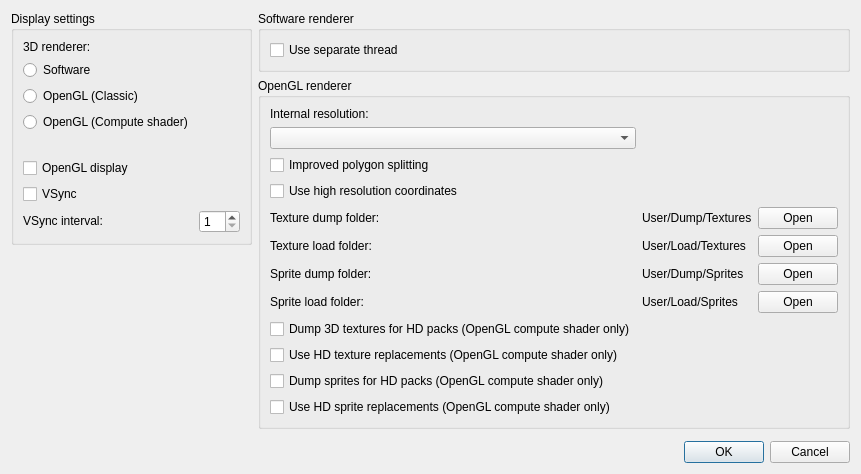
<?xml version="1.0" encoding="UTF-8"?>
<ui version="4.0">
 <class>VideoSettingsDialog</class>
 <widget class="QDialog" name="VideoSettingsDialog">
  <property name="geometry">
   <rect>
    <x>0</x>
    <y>0</y>
    <width>560</width>
    <height>360</height>
   </rect>
  </property>
  <property name="sizePolicy">
   <sizepolicy hsizetype="Preferred" vsizetype="Preferred">
    <horstretch>0</horstretch>
    <verstretch>0</verstretch>
   </sizepolicy>
  </property>
  <property name="windowTitle">
   <string>Video settings - melonDS</string>
  </property>
  <layout class="QGridLayout" name="gridLayout">
   <property name="sizeConstraint">
    <enum>QLayout::SetFixedSize</enum>
   </property>
   <property name="horizontalSpacing">
    <number>6</number>
   </property>
   <item row="1" column="1">
    <widget class="QGroupBox" name="groupBox_3">
     <property name="title">
      <string>OpenGL renderer</string>
     </property>
     <layout class="QGridLayout" name="gridLayout_4">
      <item row="0" column="0">
       <widget class="QLabel" name="label_3">
        <property name="text">
         <string>Internal resolution:</string>
        </property>
       </widget>
      </item>
      <item row="2" column="0">
       <widget class="QCheckBox" name="cbBetterPolygons">
        <property name="whatsThis">
         <string>&lt;html&gt;&lt;head/&gt;&lt;body&gt;&lt;p&gt;Enabling this may help reduce distortion on quads and more complex polygons, but may also reduce performance.&lt;/p&gt;&lt;/body&gt;&lt;/html&gt;</string>
        </property>
        <property name="text">
         <string>Improved polygon splitting</string>
        </property>
       </widget>
      </item>
      <item row="1" column="0">
       <widget class="QComboBox" name="cbxGLResolution">
        <property name="whatsThis">
         <string>&lt;html&gt;&lt;head/&gt;&lt;body&gt;&lt;p&gt;The resolution at which the 3D graphics will be rendered. Higher resolutions improve graphics quality when the main window is enlarged, but may also cause glitches.&lt;/p&gt;&lt;/body&gt;&lt;/html&gt;</string>
        </property>
       </widget>
      </item>
      <item row="3" column="0">
       <widget class="QCheckBox" name="cbxComputeHiResCoords">
        <property name="text">
         <string>Use high resolution coordinates</string>
        </property>
       </widget>
      </item>
      <item row="4" column="0">
       <widget class="QLabel" name="labelDumpPath">
        <property name="text">
         <string>Texture dump folder:</string>
        </property>
       </widget>
      </item>
      <item row="4" column="1">
       <widget class="QLabel" name="lblDumpFolder">
        <property name="text">
         <string notr="true">User/Dump/Textures</string>
        </property>
        <property name="textInteractionFlags">
         <set>Qt::LinksAccessibleByMouse|Qt::TextSelectableByMouse</set>
        </property>
       </widget>
      </item>
      <item row="4" column="2">
       <widget class="QPushButton" name="btnOpenDumpFolder">
        <property name="text">
         <string>Open</string>
        </property>
        <property name="toolTip">
         <string>Open the texture dump folder</string>
        </property>
       </widget>
      </item>
      <item row="5" column="0">
       <widget class="QLabel" name="labelLoadPath">
        <property name="text">
         <string>Texture load folder:</string>
        </property>
       </widget>
      </item>
      <item row="5" column="1">
       <widget class="QLabel" name="lblLoadFolder">
        <property name="text">
         <string notr="true">User/Load/Textures</string>
        </property>
        <property name="textInteractionFlags">
         <set>Qt::LinksAccessibleByMouse|Qt::TextSelectableByMouse</set>
        </property>
       </widget>
      </item>
      <item row="5" column="2">
       <widget class="QPushButton" name="btnOpenLoadFolder">
        <property name="text">
         <string>Open</string>
        </property>
        <property name="toolTip">
         <string>Open the texture load folder</string>
        </property>
       </widget>
      </item>
      <item row="6" column="0">
       <widget class="QLabel" name="labelSpriteDumpPath">
        <property name="text">
         <string>Sprite dump folder:</string>
        </property>
       </widget>
      </item>
      <item row="6" column="1">
       <widget class="QLabel" name="lblSpriteDumpFolder">
        <property name="text">
         <string notr="true">User/Dump/Sprites</string>
        </property>
        <property name="textInteractionFlags">
         <set>Qt::LinksAccessibleByMouse|Qt::TextSelectableByMouse</set>
        </property>
       </widget>
      </item>
      <item row="6" column="2">
       <widget class="QPushButton" name="btnOpenSpriteDumpFolder">
        <property name="text">
         <string>Open</string>
        </property>
        <property name="toolTip">
         <string>Open the sprite dump folder</string>
        </property>
       </widget>
      </item>
      <item row="7" column="0">
       <widget class="QLabel" name="labelSpriteLoadPath">
        <property name="text">
         <string>Sprite load folder:</string>
        </property>
       </widget>
      </item>
      <item row="7" column="1">
       <widget class="QLabel" name="lblSpriteLoadFolder">
        <property name="text">
         <string notr="true">User/Load/Sprites</string>
        </property>
        <property name="textInteractionFlags">
         <set>Qt::LinksAccessibleByMouse|Qt::TextSelectableByMouse</set>
        </property>
       </widget>
      </item>
      <item row="7" column="2">
       <widget class="QPushButton" name="btnOpenSpriteLoadFolder">
        <property name="text">
         <string>Open</string>
        </property>
        <property name="toolTip">
         <string>Open the sprite load folder</string>
        </property>
       </widget>
      </item>
      <item row="8" column="0">
       <widget class="QCheckBox" name="cbHirezDump">
        <property name="text">
         <string>Dump 3D textures for HD packs (OpenGL compute shader only)</string>
        </property>
       </widget>
      </item>
      <item row="9" column="0">
       <widget class="QCheckBox" name="cbHirezReplace">
        <property name="text">
         <string>Use HD texture replacements (OpenGL compute shader only)</string>
        </property>
       </widget>
      </item>
      <item row="10" column="0">
       <widget class="QCheckBox" name="cbSpriteDump">
        <property name="text">
         <string>Dump sprites for HD packs (OpenGL compute shader only)</string>
        </property>
       </widget>
      </item>
      <item row="11" column="0">
       <widget class="QCheckBox" name="cbSpriteReplace">
        <property name="text">
         <string>Use HD sprite replacements (OpenGL compute shader only)</string>
        </property>
       </widget>
      </item>
     </layout>
    </widget>
   </item>
   <item row="0" column="1">
    <widget class="QGroupBox" name="groupBox_2">
     <property name="title">
      <string>Software renderer</string>
     </property>
     <layout class="QGridLayout" name="gridLayout_3">
      <item row="0" column="0">
       <widget class="QCheckBox" name="cbSoftwareThreaded">
        <property name="whatsThis">
         <string>&lt;html&gt;&lt;head/&gt;&lt;body&gt;&lt;p&gt;Run the software renderer on a separate thread. Yields better performance on multi-core CPUs.&lt;/p&gt;&lt;/body&gt;&lt;/html&gt;</string>
        </property>
        <property name="text">
         <string>Use separate thread</string>
        </property>
       </widget>
      </item>
     </layout>
    </widget>
   </item>
   <item row="4" column="0" colspan="2">
    <widget class="QDialogButtonBox" name="buttonBox">
     <property name="orientation">
      <enum>Qt::Horizontal</enum>
     </property>
     <property name="standardButtons">
      <set>QDialogButtonBox::Cancel|QDialogButtonBox::Ok</set>
     </property>
    </widget>
   </item>
   <item row="0" column="0" rowspan="3" alignment="Qt::AlignTop">
    <widget class="QGroupBox" name="groupBox">
     <property name="title">
      <string>Display settings</string>
     </property>
     <layout class="QGridLayout" name="gridLayout_2">
      <item row="7" column="1">
       <widget class="QSpinBox" name="sbVSyncInterval">
        <property name="whatsThis">
         <string>&lt;html&gt;&lt;head/&gt;&lt;body&gt;&lt;p&gt;The interval at which to synchronize to the monitor's refresh rate. Set to 1 for a 60Hz monitor, 2 for 120Hz, ...&lt;/p&gt;&lt;/body&gt;&lt;/html&gt;</string>
        </property>
        <property name="minimum">
         <number>1</number>
        </property>
        <property name="maximum">
         <number>20</number>
        </property>
       </widget>
      </item>
      <item row="5" column="0" colspan="2">
       <widget class="QCheckBox" name="cbGLDisplay">
        <property name="whatsThis">
         <string>&lt;html&gt;&lt;head/&gt;&lt;body&gt;&lt;p&gt;Use OpenGL to draw the DS screens to the main window. May result in better frame pacing. Mandatory when using the OpenGL 3D renderer.&lt;/p&gt;&lt;/body&gt;&lt;/html&gt;</string>
        </property>
        <property name="text">
         <string>OpenGL display</string>
        </property>
       </widget>
      </item>
      <item row="4" column="0" colspan="2">
       <spacer name="verticalSpacer">
        <property name="orientation">
         <enum>Qt::Vertical</enum>
        </property>
        <property name="sizeType">
         <enum>QSizePolicy::Fixed</enum>
        </property>
        <property name="sizeHint" stdset="0">
         <size>
          <width>20</width>
          <height>20</height>
         </size>
        </property>
       </spacer>
      </item>
      <item row="6" column="0" colspan="2">
       <widget class="QCheckBox" name="cbVSync">
        <property name="whatsThis">
         <string>&lt;html&gt;&lt;head/&gt;&lt;body&gt;&lt;p&gt;When using OpenGL, synchronize the video output to your monitor's refresh rate.&lt;/p&gt;&lt;/body&gt;&lt;/html&gt;</string>
        </property>
        <property name="text">
         <string>VSync</string>
        </property>
       </widget>
      </item>
      <item row="7" column="0">
       <widget class="QLabel" name="label_2">
        <property name="sizePolicy">
         <sizepolicy hsizetype="Fixed" vsizetype="Fixed">
          <horstretch>0</horstretch>
          <verstretch>0</verstretch>
         </sizepolicy>
        </property>
        <property name="whatsThis">
         <string>&lt;html&gt;&lt;head/&gt;&lt;body&gt;&lt;p&gt;The interval at which to synchronize to the monitor's refresh rate. Set to 1 for a 60Hz monitor, 2 for 120Hz, ...&lt;/p&gt;&lt;/body&gt;&lt;/html&gt;</string>
        </property>
        <property name="text">
         <string>VSync interval:</string>
        </property>
       </widget>
      </item>
      <item row="2" column="0" colspan="2">
       <widget class="QRadioButton" name="rb3DOpenGL">
        <property name="whatsThis">
         <string>&lt;html&gt;&lt;head/&gt;&lt;body&gt;&lt;p&gt;The OpenGL renderer may be faster than software and supports graphical enhancements, but is more prone to glitches.&lt;/p&gt;&lt;/body&gt;&lt;/html&gt;</string>
        </property>
        <property name="text">
         <string>OpenGL (Classic)</string>
        </property>
       </widget>
      </item>
      <item row="1" column="0" colspan="2">
       <widget class="QRadioButton" name="rb3DSoftware">
        <property name="whatsThis">
         <string>&lt;html&gt;&lt;head/&gt;&lt;body&gt;&lt;p&gt;The software renderer is more accurate and less prone to rendering glitches, but requires more CPU power.&lt;/p&gt;&lt;/body&gt;&lt;/html&gt;</string>
        </property>
        <property name="text">
         <string>Software</string>
        </property>
       </widget>
      </item>
      <item row="0" column="0" colspan="2">
       <widget class="QLabel" name="label">
        <property name="text">
         <string>3D renderer:</string>
        </property>
       </widget>
      </item>
      <item row="3" column="0">
       <widget class="QRadioButton" name="rb3DCompute">
        <property name="text">
         <string>OpenGL (Compute shader)</string>
        </property>
       </widget>
      </item>
     </layout>
    </widget>
   </item>
  </layout>
 </widget>
 <tabstops>
  <tabstop>rb3DSoftware</tabstop>
  <tabstop>rb3DOpenGL</tabstop>
  <tabstop>cbGLDisplay</tabstop>
  <tabstop>cbVSync</tabstop>
  <tabstop>sbVSyncInterval</tabstop>
  <tabstop>cbSoftwareThreaded</tabstop>
  <tabstop>cbxGLResolution</tabstop>
  <tabstop>cbBetterPolygons</tabstop>
 </tabstops>
 <resources/>
 <connections>
  <connection>
   <sender>buttonBox</sender>
   <signal>accepted()</signal>
   <receiver>VideoSettingsDialog</receiver>
   <slot>accept()</slot>
   <hints>
    <hint type="sourcelabel">
     <x>248</x>
     <y>254</y>
    </hint>
    <hint type="destinationlabel">
     <x>157</x>
     <y>274</y>
    </hint>
   </hints>
  </connection>
  <connection>
   <sender>buttonBox</sender>
   <signal>rejected()</signal>
   <receiver>VideoSettingsDialog</receiver>
   <slot>reject()</slot>
   <hints>
    <hint type="sourcelabel">
     <x>316</x>
     <y>260</y>
    </hint>
    <hint type="destinationlabel">
     <x>286</x>
     <y>274</y>
    </hint>
   </hints>
  </connection>
 </connections>
</ui>
